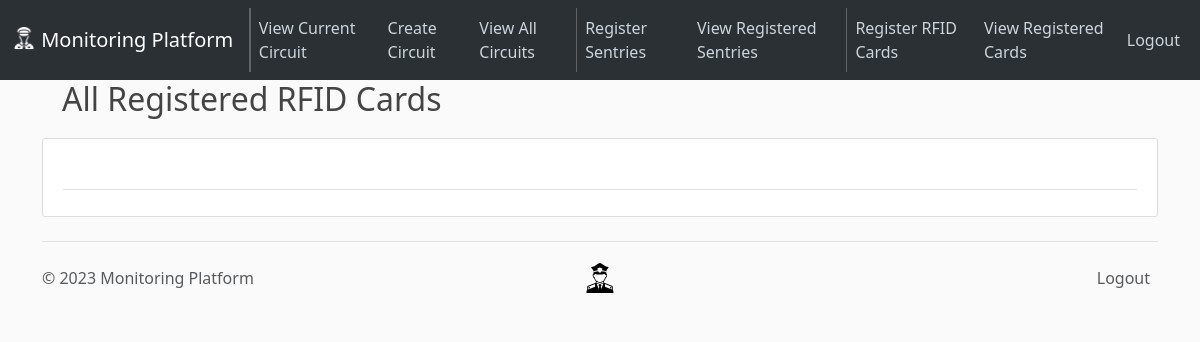
The page /cards/view (signed in) on the database as committed earlier.
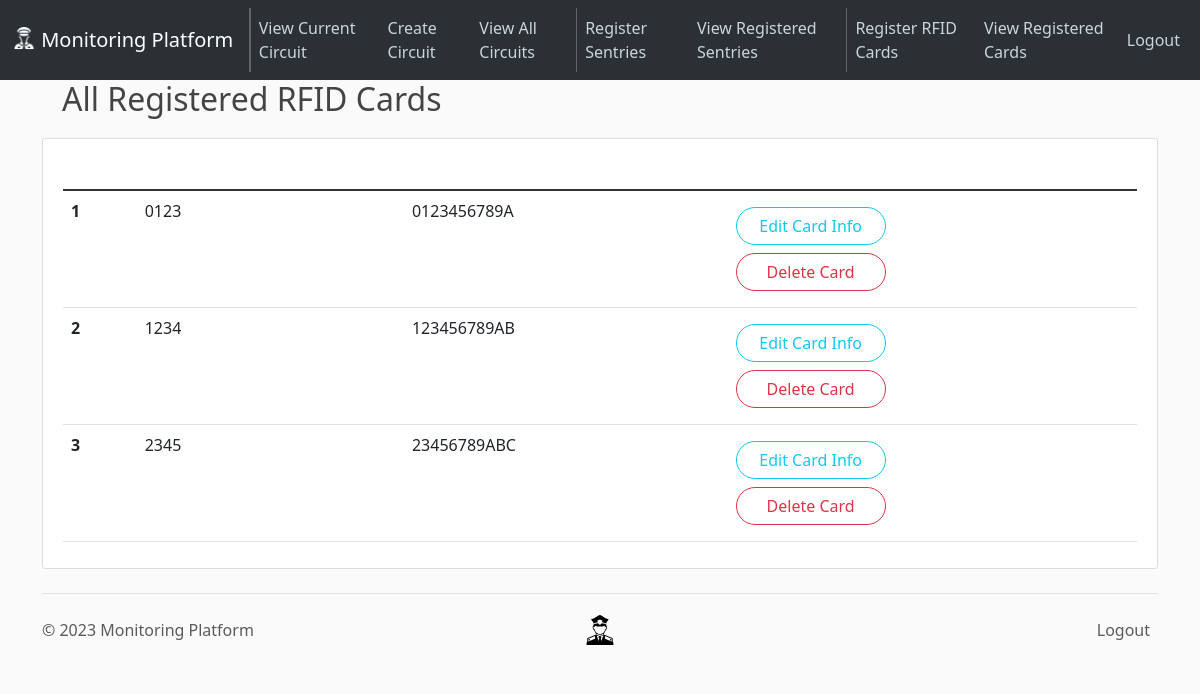
The same page on the database as committed later.
### app/models.py (models this page shows, shortened)
class Card(db.Model):
    __tablename__ = "cards"
    id = Column(Integer, primary_key=True, autoincrement=True)
    rfid_id = Column(String(11), unique=True, nullable=False)
    alias = Column(String(20), unique=True, nullable=False)

### app/routes.py (the view)
@app.route("/cards/view")
@login_required  # ensures that supervisor is logged in to access
def view_all_cards():
    cards = Card.query.all()
    return render_template("view-all-cards.html", cards=cards)

### app/models.py (called while the page is built)
@login_manager.user_loader
def load_supervisor(supervisor_id):
    return Supervisor.query.get(int(supervisor_id))

### app/templates/view-all-cards.html (shortened to what this page needs)
{% extends 'layout.html' %}{% block content %}
<h2>All Registered RFID Cards</h2>
<article class="media content-section">
  <div class="media-body">
    <table class="table">
      <thead class="bg-steel">
        <tr>
          <th scope="col" style="color: white">#</th>
          <th scope="col" style="color: white">Card Alias</th>
          <th scope="col" style="color: white">Card ID</th>
          <th scope="col" style="color: white">Delete Card</th>
        </tr>
      </thead>
      <tbody class="table-group-divider">
        {% for card in cards %}
        <tr>
          <th scope="row">{{ card.id }}</th>
          <td>{{ card.alias }}</td>
          <td>{{ card.rfid_id.upper() }}</td>
          <td class="align-middle">
            <div class="row my-2" style="width: 150px">
              <a
                class="btn btn-outline-info rounded-pill"
                href="{{ url_for('update_card', card_id=card.id) }}"
                >Edit Card Info</a
              >
            </div>
            <div class="row my-2" style="width: 150px">
              <button
                type="button"
                class="btn btn-outline-danger rounded-pill"
                data-bs-toggle="modal"
                data-bs-target="#delete-card"
              >
                Delete Card
              </button>
            </div>
          </td>
        </tr>
        {% endfor %}
      </tbody>
    </table>
  </div>
</article>
{% endblock content %}

### app/templates/layout.html (shortened to what this page needs)
<!DOCTYPE html>
<html lang="en">
  <head>
    <link
      href="https://cdn.jsdelivr.net/npm/bootstrap@5.3.0-alpha3/dist/css/bootstrap.min.css"
      rel="stylesheet"
    />
    <link
      rel="stylesheet"
      type="text/css"
      href="{{ url_for('static', filename='main.css') }}"
    />
  </head>
  <body>
    {% include 'nav.html' %}
    <main role="main" class="container">
       {% block content %}{% endblock content %}
    </main>
    {% include 'footer.html' %}
  </body>
</html>

### app/templates/nav.html (shortened to what this page needs)
<header class="site-header">
  <nav
    class="navbar fixed-top navbar-expand-lg bg-body-tertiary"
    data-bs-theme="dark"
  >
    <div class="container-fluid">
      <a class="navbar-brand" href="{{ url_for('home') }}">
        <img
          src="{{ url_for('static', filename='nav-guard.png') }}"
          alt="Logo"
          width="24"
          height="24"
          class="d-inline-block align-text-top"
        />
        Monitoring Platform
      </a>
      <div class="collapse navbar-collapse" id="navbarSupportedContent">
        <ul class="navbar-nav me-auto mb-2 mb-lg-0">
          <li class="nav-item">
            <a
              class="nav-link active"
              aria-current="page"
              href="{{ url_for('view_current_route') }}"
              >View Current Circuit</a
            >
          </li>
          <li class="nav-item">
            <a
              class="nav-link active"
              aria-current="page"
              href="{{ url_for('create_route') }}"
              >Create Circuit</a
            >
          </li>
          <li class="nav-item">
            <a class="nav-link" href="{{ url_for('view_all_circuits') }}"
              >View All Circuits</a
            >
          </li>
          <li class="nav-item">
            <a class="nav-link" href="{{ url_for('register_sentry') }}"
              >Register Sentries</a
            >
          </li>
          <li class="nav-item">
            <a class="nav-link" href="{{ url_for('view_all_sentries') }}"
              >View Registered Sentries</a
            >
          </li>
          <li class="nav-item">
            <a class="nav-link" href="{{ url_for('register_card') }}"
              >Register RFID Cards</a
            >
          </li>
          <li class="nav-item">
            <a class="nav-link" href="{{ url_for('view_all_cards') }}"
              >View Registered Cards</a
            >
          </li>
        </ul>
        <div class="navbar-nav">
          {% if current_user.is_authenticated %}
          <a class="nav-item nav-link" href="{{ url_for('logout') }}">Logout</a>
          {% else %}
          <a class="nav-item nav-link" href="#login-form">Login</a>
        </div>
        {% endif %}
      </div>
    </div>
  </nav>
</header>

### app/templates/footer.html (shortened to what this page needs)
<div class="container">
  <footer
    class="footer d-flex flex-wrap justify-content-between align-items-center py-3 my-4 border-top"
  >
    <p class="col-md-4 mb-0 text-body-secondary">
      &copy; 2023 Monitoring Platform
    </p>
    <a
      href="/"
      class="col-md-4 d-flex align-items-center justify-content-center mb-3 mb-md-0 me-md-auto link-body-emphasis text-decoration-none"
    >
      <img
        src="{{ url_for('static', filename='guard.svg') }}"
        alt="Logo"
        width="30"
        height="30"
        class="d-inline-block align-text-top"
      />
    </a>
    {% if current_user.is_authenticated %}
    <ul class="nav col-md-4 justify-content-end">
      <li class="nav-item">
        <a
          href="{{ url_for('logout') }}"
          class="nav-link px-2 text-body-secondary"
          >Logout</a
        >
      </li>
    </ul>
    {% endif %}
  </footer>
</div>

### app/static/main.css (style rules this page uses)
body { background: #fafafa; color: #333333; margin-top: 5rem; }
h1, h2, h3, h4, h5, h6 { color: #444444; margin: 20px; }
.bg-steel { background-color: #5f788a; }
.site-header .navbar-nav .nav-link { color: #cbd5db; }
.site-header .navbar-nav .nav-link.active { font-weight: 500; }
.content-section { background: #ffffff; padding: 10px 20px; border: 1px solid #dddddd; border-radius: 3px; margin-bottom: 20px; }

Rows that differ between the two databases and show on the page:
added Card: id "1", alias "0123", rfid_id "0123456789A"
added Card: id "2", alias "1234", rfid_id "123456789AB"
added Card: id "3", alias "2345", rfid_id "23456789ABC"
